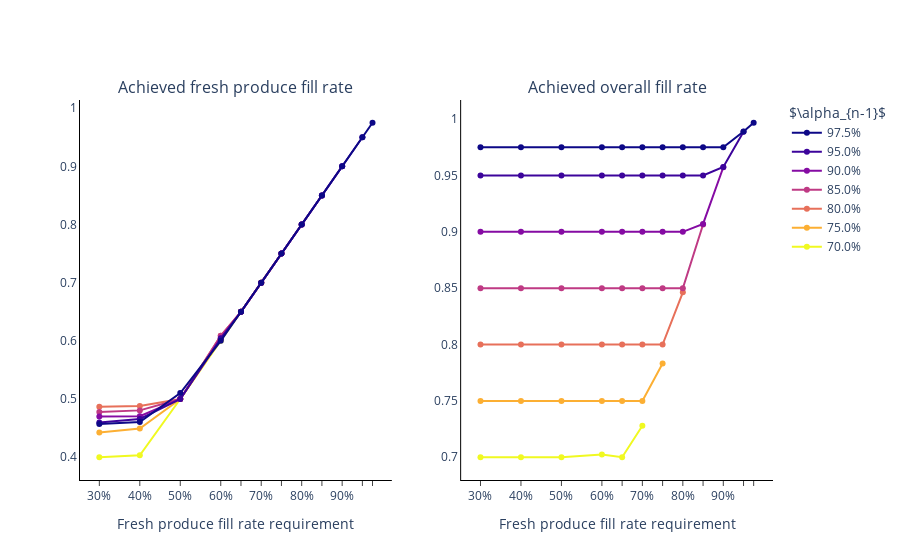

The notebook cell saved with this chart:
### Code cell
fig = make_subplots(rows=1, cols=2, subplot_titles=["Achieved fresh produce fill rate", "Achieved overall fill rate"])

cols = sample_colorscale("plasma",[(an1[-1]-b)/(an1[-1]-an1[0]) for b in an1]); ix=0
for b in an1:
    ix += 1


fig.update_layout(plot_bgcolor='white', legend_traceorder="reversed", legend_title_text=r'$\alpha_{n-1}$')

fig.show()

### Figure 1 — Plotly figure (JSON) as saved in the notebook; plotly's stock layout.template omitted (floating-point values rounded to 4 significant figures)
{"data": [{"customdata": [0.3, 0.4, 0.5, 0.6, 0.65, 0.7], "hovertemplate": "$\\alpha_0$: %{customdata:.1%} <br> Fresh produce fill rate = %{y:,.2%}", "legendgroup": "70.0%", "marker": {"color": "rgb(240, 249, 33)"}, "mode": "lines+markers", "name": "70.0%", "showlegend": false, "type": "scatter", "x": [0.3, 0.4, 0.5, 0.6, 0.65, 0.7], "xaxis": "x", "y": [0.3999, 0.4034, 0.5, 0.6, 0.65, 0.7], "yaxis": "y"}, {"customdata": [0.3, 0.4, 0.5, 0.6, 0.65, 0.7], "hovertemplate": "$\\alpha_0$: %{customdata:.1%} <br> Overall fill rate = %{y:,.2%}", "legendgroup": "70.0%", "marker": {"color": "rgb(240, 249, 33)"}, "mode": "lines+markers", "name": "70.0%", "showlegend": true, "type": "scatter", "x": [0.3, 0.4, 0.5, 0.6, 0.65, 0.7], "xaxis": "x2", "y": [0.7, 0.7, 0.7, 0.7025, 0.7, 0.7279], "yaxis": "y2"}, {"customdata": [0.3, 0.4, 0.5, 0.6, 0.65, 0.7, 0.75], "hovertemplate": "$\\alpha_0$: %{customdata:.1%} <br> Fresh produce fill rate = %{y:,.2%}", "legendgroup": "75.0%", "marker": {"color": "rgb(252, 175, 51)"}, "mode": "lines+markers", "name": "75.0%", "showlegend": false, "type": "scatter", "x": [0.3, 0.4, 0.5, 0.6, 0.65, 0.7, 0.75], "xaxis": "x", "y": [0.4424, 0.4493, 0.5, 0.6029, 0.65, 0.7, 0.75], "yaxis": "y"}, {"customdata": [0.3, 0.4, 0.5, 0.6, 0.65, 0.7, 0.75], "hovertemplate": "$\\alpha_0$: %{customdata:.1%} <br> Overall fill rate = %{y:,.2%}", "legendgroup": "75.0%", "marker": {"color": "rgb(252, 175, 51)"}, "mode": "lines+markers", "name": "75.0%", "showlegend": true, "type": "scatter", "x": [0.3, 0.4, 0.5, 0.6, 0.65, 0.7, 0.75], "xaxis": "x2", "y": [0.75, 0.75, 0.75, 0.75, 0.75, 0.75, 0.7832], "yaxis": "y2"}, {"customdata": [0.3, 0.4, 0.5, 0.6, 0.65, 0.7, 0.75, 0.8], "hovertemplate": "$\\alpha_0$: %{customdata:.1%} <br> Fresh produce fill rate = %{y:,.2%}", "legendgroup": "80.0%", "marker": {"color": "rgb(231, 112, 90)"}, "mode": "lines+markers", "name": "80.0%", "showlegend": false, "type": "scatter", "x": [0.3, 0.4, 0.5, 0.6, 0.65, 0.7, 0.75, 0.8], "xaxis": "x", "y": [0.4869, 0.4879, 0.5, 0.6089, 0.65, 0.7, 0.75, 0.8], "yaxis": "y"}, {"customdata": [0.3, 0.4, 0.5, 0.6, 0.65, 0.7, 0.75, 0.8], "hovertemplate": "$\\alpha_0$: %{customdata:.1%} <br> Overall fill rate = %{y:,.2%}", "legendgroup": "80.0%", "marker": {"color": "rgb(231, 112, 90)"}, "mode": "lines+markers", "name": "80.0%", "showlegend": true, "type": "scatter", "x": [0.3, 0.4, 0.5, 0.6, 0.65, 0.7, 0.75, 0.8], "xaxis": "x2", "y": [0.8, 0.8, 0.8, 0.8, 0.8, 0.8, 0.8, 0.8464], "yaxis": "y2"}, {"customdata": [0.3, 0.4, 0.5, 0.6, 0.65, 0.7, 0.75, 0.8, 0.85], "hovertemplate": "$\\alpha_0$: %{customdata:.1%} <br> Fresh produce fill rate = %{y:,.2%}", "legendgroup": "85.0%", "marker": {"color": "rgb(191, 58, 132)"}, "mode": "lines+markers", "name": "85.0%", "showlegend": false, "type": "scatter", "x": [0.3, 0.4, 0.5, 0.6, 0.65, 0.7, 0.75, 0.8, 0.85], "xaxis": "x", "y": [0.4779, 0.4805, 0.5, 0.6087, 0.65, 0.7, 0.75, 0.8, 0.85], "yaxis": "y"}, {"customdata": [0.3, 0.4, 0.5, 0.6, 0.65, 0.7, 0.75, 0.8, 0.85], "hovertemplate": "$\\alpha_0$: %{customdata:.1%} <br> Overall fill rate = %{y:,.2%}", "legendgroup": "85.0%", "marker": {"color": "rgb(191, 58, 132)"}, "mode": "lines+markers", "name": "85.0%", "showlegend": true, "type": "scatter", "x": [0.3, 0.4, 0.5, 0.6, 0.65, 0.7, 0.75, 0.8, 0.85], "xaxis": "x2", "y": [0.85, 0.85, 0.85, 0.85, 0.85, 0.85, 0.85, 0.85, 0.9066], "yaxis": "y2"}, {"customdata": [0.3, 0.4, 0.5, 0.6, 0.65, 0.7, 0.75, 0.8, 0.85, 0.9], "hovertemplate": "$\\alpha_0$: %{customdata:.1%} <br> Fresh produce fill rate = %{y:,.2%}", "legendgroup": "90.0%", "marker": {"color": "rgb(133, 11, 163)"}, "mode": "lines+markers", "name": "90.0%", "showlegend": false, "type": "scatter", "x": [0.3, 0.4, 0.5, 0.6, 0.65, 0.7, 0.75, 0.8, 0.85, 0.9], "xaxis": "x", "y": [0.4702, 0.4704, 0.5, 0.6048, 0.65, 0.7, 0.75, 0.8, 0.85, 0.9], "yaxis": "y"}, {"customdata": [0.3, 0.4, 0.5, 0.6, 0.65, 0.7, 0.75, 0.8, 0.85, 0.9], "hovertemplate": "$\\alpha_0$: %{customdata:.1%} <br> Overall fill rate = %{y:,.2%}", "legendgroup": "90.0%", "marker": {"color": "rgb(133, 11, 163)"}, "mode": "lines+markers", "name": "90.0%", "showlegend": true, "type": "scatter", "x": [0.3, 0.4, 0.5, 0.6, 0.65, 0.7, 0.75, 0.8, 0.85, 0.9], "xaxis": "x2", "y": [0.9, 0.9, 0.9, 0.9, 0.9, 0.9, 0.9, 0.9, 0.9071, 0.9573], "yaxis": "y2"}, {"customdata": [0.3, 0.4, 0.5, 0.6, 0.65, 0.7, 0.75, 0.8, 0.85, 0.9, 0.95], "hovertemplate": "$\\alpha_0$: %{customdata:.1%} <br> Fresh produce fill rate = %{y:,.2%}", "legendgroup": "95.0%", "marker": {"color": "rgb(60, 4, 155)"}, "mode": "lines+markers", "name": "95.0%", "showlegend": false, "type": "scatter", "x": [0.3, 0.4, 0.5, 0.6, 0.65, 0.7, 0.75, 0.8, 0.85, 0.9, 0.95], "xaxis": "x", "y": [0.4599, 0.4657, 0.5, 0.6039, 0.65, 0.7, 0.75, 0.8, 0.85, 0.9, 0.95], "yaxis": "y"}, {"customdata": [0.3, 0.4, 0.5, 0.6, 0.65, 0.7, 0.75, 0.8, 0.85, 0.9, 0.95], "hovertemplate": "$\\alpha_0$: %{customdata:.1%} <br> Overall fill rate = %{y:,.2%}", "legendgroup": "95.0%", "marker": {"color": "rgb(60, 4, 155)"}, "mode": "lines+markers", "name": "95.0%", "showlegend": true, "type": "scatter", "x": [0.3, 0.4, 0.5, 0.6, 0.65, 0.7, 0.75, 0.8, 0.85, 0.9, 0.95], "xaxis": "x2", "y": [0.95, 0.95, 0.95, 0.95, 0.95, 0.95, 0.95, 0.95, 0.95, 0.9577, 0.9889], "yaxis": "y2"}, {"customdata": [0.3, 0.4, 0.5, 0.6, 0.65, 0.7, 0.75, 0.8, 0.85, 0.9, 0.95, 0.975], "hovertemplate": "$\\alpha_0$: %{customdata:.1%} <br> Fresh produce fill rate = %{y:,.2%}", "legendgroup": "97.5%", "marker": {"color": "rgb(13, 8, 135)"}, "mode": "lines+markers", "name": "97.5%", "showlegend": false, "type": "scatter", "x": [0.3, 0.4, 0.5, 0.6, 0.65, 0.7, 0.75, 0.8, 0.85, 0.9, 0.95, 0.975], "xaxis": "x", "y": [0.4572, 0.4604, 0.5103, 0.6, 0.65, 0.7, 0.75, 0.8, 0.85, 0.9, 0.95, 0.975], "yaxis": "y"}, {"customdata": [0.3, 0.4, 0.5, 0.6, 0.65, 0.7, 0.75, 0.8, 0.85, 0.9, 0.95, 0.975], "hovertemplate": "$\\alpha_0$: %{customdata:.1%} <br> Overall fill rate = %{y:,.2%}", "legendgroup": "97.5%", "marker": {"color": "rgb(13, 8, 135)"}, "mode": "lines+markers", "name": "97.5%", "showlegend": true, "type": "scatter", "x": [0.3, 0.4, 0.5, 0.6, 0.65, 0.7, 0.75, 0.8, 0.85, 0.9, 0.95, 0.975], "xaxis": "x2", "y": [0.975, 0.975, 0.975, 0.975, 0.975, 0.975, 0.975, 0.975, 0.975, 0.975, 0.9891, 0.9968], "yaxis": "y2"}], "layout": {"annotations": [{"font": {"size": 16}, "showarrow": false, "text": "Achieved fresh produce fill rate", "x": 0.225, "xanchor": "center", "xref": "paper", "y": 1, "yanchor": "bottom", "yref": "paper"}, {"font": {"size": 16}, "showarrow": false, "text": "Achieved overall fill rate", "x": 0.775, "xanchor": "center", "xref": "paper", "y": 1, "yanchor": "bottom", "yref": "paper"}], "legend": {"title": {"text": "$\\alpha_{n-1}$"}, "traceorder": "reversed"}, "plot_bgcolor": "white", "xaxis": {"anchor": "y", "domain": [0, 0.45], "linecolor": "black", "linewidth": 1, "showline": true, "tickmode": "array", "ticks": "outside", "ticktext": ["30%", "40%", "50%", "60%", "", "70%", "", "80%", "", "90%", "", ""], "tickvals": [0.3, 0.4, 0.5, 0.6, 0.65, 0.7, 0.75, 0.8, 0.85, 0.9, 0.95, 0.975], "title": {"text": "Fresh produce fill rate requirement"}}, "xaxis2": {"anchor": "y2", "domain": [0.55, 1], "linecolor": "black", "linewidth": 1, "showline": true, "tickmode": "array", "ticks": "outside", "ticktext": ["30%", "40%", "50%", "60%", "", "70%", "", "80%", "", "90%", "", ""], "tickvals": [0.3, 0.4, 0.5, 0.6, 0.65, 0.7, 0.75, 0.8, 0.85, 0.9, 0.95, 0.975], "title": {"text": "Fresh produce fill rate requirement"}}, "yaxis": {"anchor": "x", "domain": [0, 1], "linecolor": "black", "linewidth": 1, "showline": true}, "yaxis2": {"anchor": "x2", "domain": [0, 1], "linecolor": "black", "linewidth": 1, "showline": true}}}
